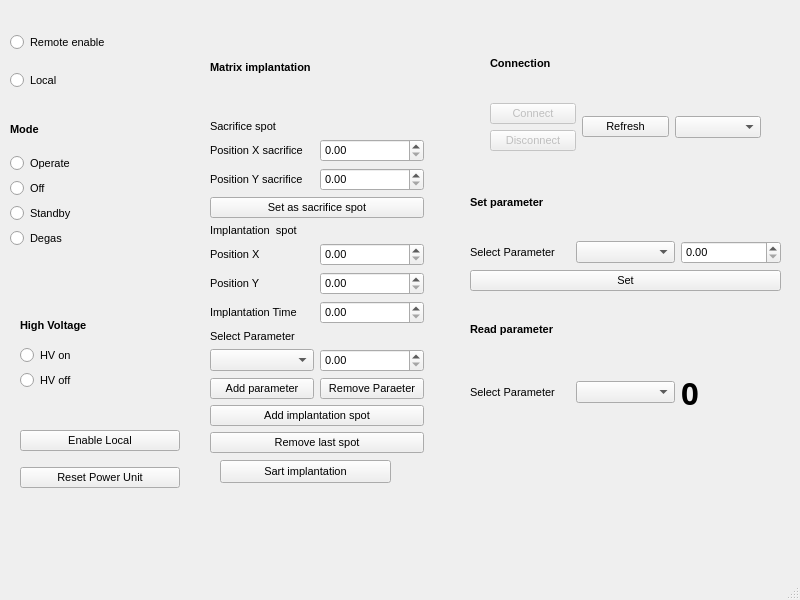
<?xml version="1.0" encoding="UTF-8"?>
<ui version="4.0">
 <class>MainWindow</class>
 <widget class="QMainWindow" name="MainWindow">
  <property name="geometry">
   <rect>
    <x>0</x>
    <y>0</y>
    <width>800</width>
    <height>600</height>
   </rect>
  </property>
  <property name="font">
   <font>
    <pointsize>8</pointsize>
   </font>
  </property>
  <property name="windowTitle">
   <string>MainWindow</string>
  </property>
  <property name="toolTip">
   <string/>
  </property>
  <widget class="QWidget" name="centralwidget">
   <widget class="QWidget" name="verticalLayoutWidget">
    <property name="geometry">
     <rect>
      <x>470</x>
      <y>300</y>
      <width>311</width>
      <height>121</height>
     </rect>
    </property>
    <layout class="QVBoxLayout" name="verticalLayout">
     <item>
      <widget class="QLabel" name="label">
       <property name="sizePolicy">
        <sizepolicy hsizetype="Preferred" vsizetype="Preferred">
         <horstretch>0</horstretch>
         <verstretch>0</verstretch>
        </sizepolicy>
       </property>
       <property name="font">
        <font>
         <pointsize>8</pointsize>
         <bold>true</bold>
        </font>
       </property>
       <property name="layoutDirection">
        <enum>Qt::LeftToRight</enum>
       </property>
       <property name="autoFillBackground">
        <bool>false</bool>
       </property>
       <property name="text">
        <string>Read parameter</string>
       </property>
      </widget>
     </item>
     <item>
      <layout class="QHBoxLayout" name="horizontalLayout_3">
       <item>
        <widget class="QLabel" name="label_2">
         <property name="text">
          <string>Select Parameter</string>
         </property>
        </widget>
       </item>
       <item>
        <widget class="QComboBox" name="parameter_box"/>
       </item>
       <item>
        <widget class="QLabel" name="parameter_value">
         <property name="font">
          <font>
           <family>Small Fonts</family>
           <pointsize>23</pointsize>
           <bold>true</bold>
          </font>
         </property>
         <property name="text">
          <string>0</string>
         </property>
        </widget>
       </item>
      </layout>
     </item>
    </layout>
   </widget>
   <widget class="QWidget" name="verticalLayoutWidget_2">
    <property name="geometry">
     <rect>
      <x>490</x>
      <y>30</y>
      <width>271</width>
      <height>121</height>
     </rect>
    </property>
    <layout class="QVBoxLayout" name="verticalLayout_3">
     <item>
      <widget class="QLabel" name="label_3">
       <property name="sizePolicy">
        <sizepolicy hsizetype="Preferred" vsizetype="Preferred">
         <horstretch>0</horstretch>
         <verstretch>0</verstretch>
        </sizepolicy>
       </property>
       <property name="font">
        <font>
         <pointsize>8</pointsize>
         <bold>true</bold>
        </font>
       </property>
       <property name="layoutDirection">
        <enum>Qt::LeftToRight</enum>
       </property>
       <property name="autoFillBackground">
        <bool>false</bool>
       </property>
       <property name="text">
        <string>Connection</string>
       </property>
      </widget>
     </item>
     <item>
      <layout class="QHBoxLayout" name="horizontalLayout">
       <item>
        <layout class="QVBoxLayout" name="verticalLayout_2">
         <item>
          <widget class="QPushButton" name="connect_button">
           <property name="enabled">
            <bool>false</bool>
           </property>
           <property name="text">
            <string>Connect</string>
           </property>
           <property name="checkable">
            <bool>false</bool>
           </property>
          </widget>
         </item>
         <item>
          <widget class="QPushButton" name="disconnect_button">
           <property name="enabled">
            <bool>false</bool>
           </property>
           <property name="text">
            <string>Disconnect</string>
           </property>
          </widget>
         </item>
        </layout>
       </item>
       <item>
        <widget class="QPushButton" name="refresh_button">
         <property name="text">
          <string>Refresh</string>
         </property>
        </widget>
       </item>
       <item>
        <widget class="QComboBox" name="ports_box"/>
       </item>
      </layout>
     </item>
    </layout>
   </widget>
   <widget class="QWidget" name="verticalLayoutWidget_3">
    <property name="geometry">
     <rect>
      <x>470</x>
      <y>170</y>
      <width>311</width>
      <height>121</height>
     </rect>
    </property>
    <layout class="QVBoxLayout" name="verticalLayout_4">
     <item>
      <widget class="QLabel" name="label_4">
       <property name="sizePolicy">
        <sizepolicy hsizetype="Preferred" vsizetype="Preferred">
         <horstretch>0</horstretch>
         <verstretch>0</verstretch>
        </sizepolicy>
       </property>
       <property name="font">
        <font>
         <pointsize>8</pointsize>
         <bold>true</bold>
        </font>
       </property>
       <property name="layoutDirection">
        <enum>Qt::LeftToRight</enum>
       </property>
       <property name="autoFillBackground">
        <bool>false</bool>
       </property>
       <property name="text">
        <string>Set parameter</string>
       </property>
      </widget>
     </item>
     <item>
      <layout class="QHBoxLayout" name="horizontalLayout_4">
       <item>
        <widget class="QLabel" name="label_5">
         <property name="text">
          <string>Select Parameter</string>
         </property>
        </widget>
       </item>
       <item>
        <widget class="QComboBox" name="parameter_set_box"/>
       </item>
       <item>
        <widget class="QDoubleSpinBox" name="setter_spin_box"/>
       </item>
      </layout>
     </item>
     <item>
      <widget class="QPushButton" name="set_button">
       <property name="text">
        <string>Set</string>
       </property>
      </widget>
     </item>
    </layout>
   </widget>
   <widget class="QWidget" name="verticalLayoutWidget_4">
    <property name="geometry">
     <rect>
      <x>10</x>
      <y>20</y>
      <width>160</width>
      <height>84</height>
     </rect>
    </property>
    <layout class="QVBoxLayout" name="verticalLayout_5">
     <item>
      <widget class="QRadioButton" name="radio_remote">
       <property name="text">
        <string>Remote enable</string>
       </property>
      </widget>
     </item>
     <item>
      <widget class="QRadioButton" name="radio_local">
       <property name="text">
        <string>Local</string>
       </property>
      </widget>
     </item>
    </layout>
   </widget>
   <widget class="QWidget" name="verticalLayoutWidget_5">
    <property name="geometry">
     <rect>
      <x>10</x>
      <y>110</y>
      <width>160</width>
      <height>138</height>
     </rect>
    </property>
    <layout class="QVBoxLayout" name="verticalLayout_6">
     <item>
      <widget class="QLabel" name="label_7">
       <property name="sizePolicy">
        <sizepolicy hsizetype="Preferred" vsizetype="Preferred">
         <horstretch>0</horstretch>
         <verstretch>0</verstretch>
        </sizepolicy>
       </property>
       <property name="font">
        <font>
         <pointsize>8</pointsize>
         <bold>true</bold>
        </font>
       </property>
       <property name="layoutDirection">
        <enum>Qt::LeftToRight</enum>
       </property>
       <property name="autoFillBackground">
        <bool>false</bool>
       </property>
       <property name="text">
        <string>Mode</string>
       </property>
      </widget>
     </item>
     <item>
      <widget class="QRadioButton" name="radio_operate">
       <property name="text">
        <string>Operate</string>
       </property>
      </widget>
     </item>
     <item>
      <widget class="QRadioButton" name="radio_off">
       <property name="text">
        <string>Off</string>
       </property>
      </widget>
     </item>
     <item>
      <widget class="QRadioButton" name="radio_standby">
       <property name="text">
        <string>Standby</string>
       </property>
      </widget>
     </item>
     <item>
      <widget class="QRadioButton" name="radio_degas">
       <property name="text">
        <string>Degas</string>
       </property>
      </widget>
     </item>
    </layout>
   </widget>
   <widget class="QWidget" name="verticalLayoutWidget_6">
    <property name="geometry">
     <rect>
      <x>20</x>
      <y>310</y>
      <width>160</width>
      <height>80</height>
     </rect>
    </property>
    <layout class="QVBoxLayout" name="verticalLayout_7">
     <item>
      <widget class="QLabel" name="label_8">
       <property name="sizePolicy">
        <sizepolicy hsizetype="Preferred" vsizetype="Preferred">
         <horstretch>0</horstretch>
         <verstretch>0</verstretch>
        </sizepolicy>
       </property>
       <property name="font">
        <font>
         <pointsize>8</pointsize>
         <bold>true</bold>
        </font>
       </property>
       <property name="layoutDirection">
        <enum>Qt::LeftToRight</enum>
       </property>
       <property name="autoFillBackground">
        <bool>false</bool>
       </property>
       <property name="text">
        <string>High Voltage</string>
       </property>
      </widget>
     </item>
     <item>
      <widget class="QRadioButton" name="radio_hv_on">
       <property name="text">
        <string>HV on</string>
       </property>
      </widget>
     </item>
     <item>
      <widget class="QRadioButton" name="radio_hv_off">
       <property name="text">
        <string>HV off</string>
       </property>
      </widget>
     </item>
    </layout>
   </widget>
   <widget class="QWidget" name="verticalLayoutWidget_7">
    <property name="geometry">
     <rect>
      <x>20</x>
      <y>420</y>
      <width>160</width>
      <height>80</height>
     </rect>
    </property>
    <layout class="QVBoxLayout" name="verticalLayout_8">
     <item>
      <widget class="QPushButton" name="enable_local_button">
       <property name="text">
        <string>Enable Local</string>
       </property>
      </widget>
     </item>
     <item>
      <widget class="QPushButton" name="reset_button">
       <property name="text">
        <string>Reset Power Unit</string>
       </property>
      </widget>
     </item>
    </layout>
   </widget>
   <widget class="QWidget" name="verticalLayoutWidget_8">
    <property name="geometry">
     <rect>
      <x>210</x>
      <y>20</y>
      <width>214</width>
      <height>433</height>
     </rect>
    </property>
    <layout class="QVBoxLayout" name="verticalLayout_9">
     <item>
      <widget class="QLabel" name="label_6">
       <property name="sizePolicy">
        <sizepolicy hsizetype="Preferred" vsizetype="Preferred">
         <horstretch>0</horstretch>
         <verstretch>0</verstretch>
        </sizepolicy>
       </property>
       <property name="font">
        <font>
         <pointsize>8</pointsize>
         <bold>true</bold>
        </font>
       </property>
       <property name="layoutDirection">
        <enum>Qt::LeftToRight</enum>
       </property>
       <property name="autoFillBackground">
        <bool>false</bool>
       </property>
       <property name="text">
        <string>Matrix implantation</string>
       </property>
      </widget>
     </item>
     <item>
      <layout class="QVBoxLayout" name="verticalLayout_10">
       <item>
        <widget class="QLabel" name="label_15">
         <property name="text">
          <string>Sacrifice spot</string>
         </property>
        </widget>
       </item>
       <item>
        <layout class="QHBoxLayout" name="horizontalLayout_6">
         <item>
          <widget class="QLabel" name="label_13">
           <property name="text">
            <string>Position X sacrifice</string>
           </property>
          </widget>
         </item>
         <item>
          <widget class="QDoubleSpinBox" name="sacr_pos_x_spin"/>
         </item>
        </layout>
       </item>
       <item>
        <layout class="QHBoxLayout" name="horizontalLayout_7">
         <item>
          <widget class="QLabel" name="label_14">
           <property name="text">
            <string>Position Y sacrifice</string>
           </property>
          </widget>
         </item>
         <item>
          <widget class="QDoubleSpinBox" name="sacr_pos_y_spin"/>
         </item>
        </layout>
       </item>
       <item>
        <widget class="QPushButton" name="set_sacrifice_button">
         <property name="text">
          <string>Set as sacrifice spot</string>
         </property>
        </widget>
       </item>
       <item>
        <layout class="QVBoxLayout" name="verticalLayout_11">
         <item>
          <widget class="QLabel" name="label_16">
           <property name="text">
            <string>Implantation  spot</string>
           </property>
          </widget>
         </item>
         <item>
          <layout class="QHBoxLayout" name="horizontalLayout_8">
           <item>
            <widget class="QLabel" name="label_17">
             <property name="text">
              <string>Position X</string>
             </property>
            </widget>
           </item>
           <item>
            <widget class="QDoubleSpinBox" name="spot_pos_x_spin"/>
           </item>
          </layout>
         </item>
         <item>
          <layout class="QHBoxLayout" name="horizontalLayout_9">
           <item>
            <widget class="QLabel" name="label_18">
             <property name="text">
              <string>Position Y</string>
             </property>
            </widget>
           </item>
           <item>
            <widget class="QDoubleSpinBox" name="spot_pos_y_spin"/>
           </item>
          </layout>
         </item>
         <item>
          <layout class="QHBoxLayout" name="horizontalLayout_10">
           <item>
            <widget class="QLabel" name="label_19">
             <property name="text">
              <string>Implantation Time</string>
             </property>
            </widget>
           </item>
           <item>
            <widget class="QDoubleSpinBox" name="spot_time_spin"/>
           </item>
          </layout>
         </item>
         <item>
          <widget class="QLabel" name="label_9">
           <property name="text">
            <string>Select Parameter</string>
           </property>
          </widget>
         </item>
         <item>
          <layout class="QHBoxLayout" name="horizontalLayout_5">
           <item>
            <widget class="QComboBox" name="parameter_spot_box"/>
           </item>
           <item>
            <widget class="QDoubleSpinBox" name="setter_parameter_spot_box"/>
           </item>
          </layout>
         </item>
         <item>
          <layout class="QHBoxLayout" name="horizontalLayout_2">
           <item>
            <widget class="QPushButton" name="add_parameter_button">
             <property name="text">
              <string>Add parameter</string>
             </property>
            </widget>
           </item>
           <item>
            <widget class="QPushButton" name="remove_parameter_button">
             <property name="text">
              <string>Remove Paraeter</string>
             </property>
            </widget>
           </item>
          </layout>
         </item>
        </layout>
       </item>
      </layout>
     </item>
     <item>
      <layout class="QVBoxLayout" name="verticalLayout_12">
       <item>
        <widget class="QPushButton" name="add_spot_button">
         <property name="text">
          <string>Add implantation spot</string>
         </property>
        </widget>
       </item>
       <item>
        <widget class="QPushButton" name="remove_last_spot_button">
         <property name="text">
          <string>Remove last spot</string>
         </property>
        </widget>
       </item>
      </layout>
     </item>
    </layout>
   </widget>
   <widget class="QPushButton" name="start_matrix_button">
    <property name="geometry">
     <rect>
      <x>220</x>
      <y>460</y>
      <width>171</width>
      <height>23</height>
     </rect>
    </property>
    <property name="text">
     <string>Sart implantation</string>
    </property>
   </widget>
  </widget>
  <widget class="QMenuBar" name="menubar">
   <property name="geometry">
    <rect>
     <x>0</x>
     <y>0</y>
     <width>800</width>
     <height>37</height>
    </rect>
   </property>
  </widget>
  <widget class="QStatusBar" name="statusbar"/>
 </widget>
 <resources/>
 <connections/>
</ui>
